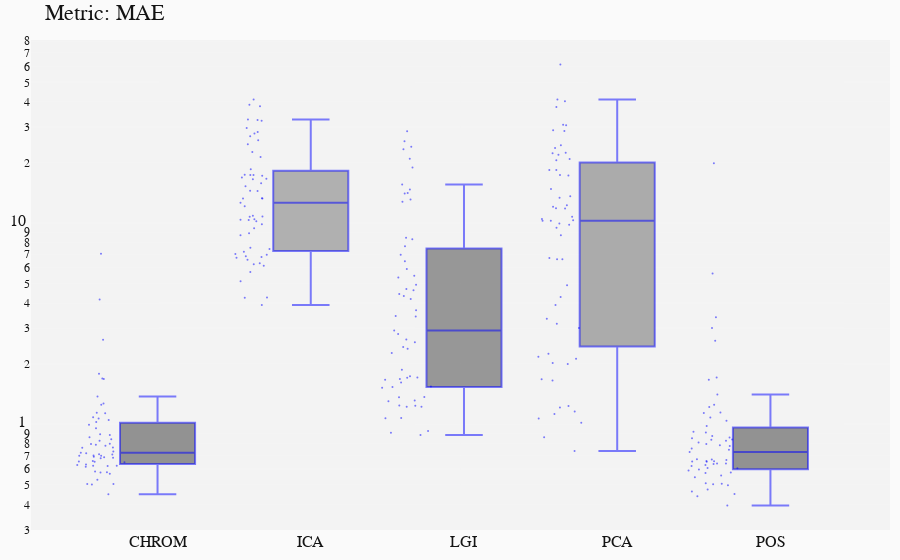

Notebook code cell kept with this figure:
### Markdown cell above
# Analisys

### Code cell
## -- Holistic

path_results = "../results/h5/" # general path for cfg# general path for data

dataset = 'PURE'
ANALYSIS(dataset, 'holistic', metrics=['MAE'])
STATS(dataset, approach='holistic')
